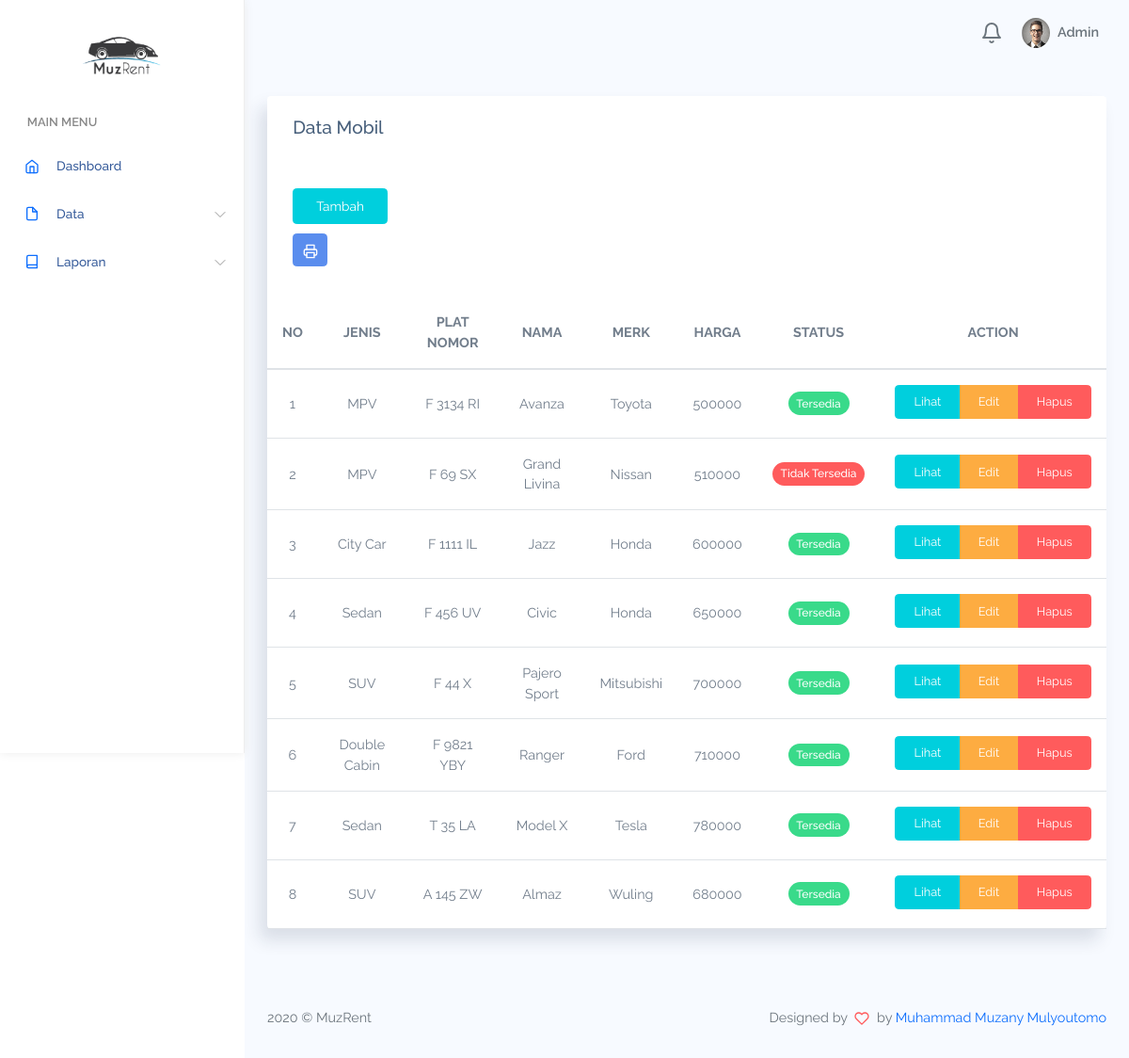
Screenshot of /admin/index.php?page=daftar-mobil (signed in) with the database file from the repository.
### tables this page shows
CREATE TABLE `mobil` (
  `id_mobil` int(11) NOT NULL,
  `id_jenis` int(4) NOT NULL,
  `no_mobil` varchar(10) NOT NULL,
  `merk` varchar(20) NOT NULL,
  `nama_mobil` varchar(30) NOT NULL,
  `gambar` varchar(100) NOT NULL,
  `harga` int(7) NOT NULL,
  `status` enum('0','1') NOT NULL
);

CREATE TABLE `jenis` (
  `id_jenis` int(4) NOT NULL,
  `nama` varchar(30) NOT NULL
);

### admin/page/daftar-mobil.php (the view, shortened to what this page needs)
<div class="row" id="table-hover-row">
  <div class="col-12">
    <div class="card">
      <div class="card-header">
        <h4 class="card-title">Data Mobil</h4>
      </div>
      <div class="card-content">
        <div class="card-body">
            <div class="buttons">
                <a href="?page=tambah-mobil" class="btn btn-info">Tambah</a>
            </div>
            <div class="buttons">
                <a onClick="window.print();return false" class="btn icon btn-primary"><i data-feather="printer"></i></a>
            </div>
        </div>
        <div class="table-responsive">
          <table class="table table-hover mb-0">
            <thead>
              <tr>
                <th>NO</th>
                <th>JENIS</th>
                <th>PLAT NOMOR</th>
                <th>NAMA</th>
                <th>MERK</th>
                <th>HARGA</th>
                <th>STATUS</th>
                <th>ACTION</th>
              </tr>
            </thead>
            <tbody>
              <?php $no = 1; ?>
              <?php if ($query=$connection->query("SELECT * FROM mobil JOIN jenis USING(id_jenis)")); ?>
              <?php while($row=$query->fetch_assoc()) { ?>
              <tr>
                <td class="text-bold-500"><?=$no++?></td>
                <td><?php echo $row["nama"]; ?></td>
                <td class="text-bold-500"><?php echo $row["no_mobil"]; ?></td>
                <td><?php echo $row["nama_mobil"]; ?></td>
                <td><?php echo $row["merk"]; ?></td>
                <td><?php echo $row["harga"]; ?></td>
                <td>
                    <div class="badges">
                        <span class="badge bg-<?=($row['status']) ? "success" : "danger" ?>"><?=($row['status']) ? "Tersedia" : "Tidak Tersedia" ?></span>
                    </div>
                </td>
                <td>
                      <div class="btn-group mb-1 btn-group-sm" role="group" aria-label="Basic example">
                            <a href="../assets/img/mobil/<?=$row['gambar']?>" class="btn btn-info btn-xs fancybox">Lihat</a>
                            <a href="?page=tambah-mobil&action=update&key=<?=$row['id_mobil']?>" class="btn btn-warning btn-xs">Edit</a>
                            <a href="?page=daftar-mobil&action=delete&key=<?=$row['id_mobil']?>" class="btn btn-danger btn-xs">Hapus</a>
                      </div>
                </td>
              </tr>
              <?php }  ?>
        </div>
        </div>
      </div>
    </div>
  </div>
</div>

### admin/index.php (shortened to what this page needs)
<?php
require_once "../koneksi.php";
?>
<!DOCTYPE html>
<html lang="en">
<head>
    <link rel="stylesheet" href="assets/css/bootstrap.css">
    <link rel="stylesheet" href="assets/fancybox/source/jquery.fancybox.css" type="text/css" media="screen" />
    <link rel="stylesheet" href="assets/fancybox/source/helpers/jquery.fancybox-buttons.css" type="text/css" media="screen" />
    <link rel="stylesheet" href="assets/fancybox/source/helpers/jquery.fancybox-thumbs.css" type="text/css" media="screen" />
    <link rel="stylesheet" href="assets/vendors/chartjs/Chart.min.css">
    <link rel="stylesheet" href="assets/vendors/perfect-scrollbar/perfect-scrollbar.css">
    <link rel="stylesheet" href="assets/css/app.css">
</head>
<body>
    <div id="app">
        <div id="sidebar" class='active'>
            <div class="sidebar-wrapper active">
                <div class="sidebar-header text-center">
                    <img src="assets/img/logo4.png" alt="" srcset="">
                </div>
                <div class="sidebar-menu">
                    <ul class="menu m-0">
                        <li class='sidebar-title'>Main Menu</li>
                        <li class="sidebar-item">
                            <a href="?page=home" class='sidebar-link'>
                                <i data-feather="home" width="20"></i>
                                <span>Dashboard</span>
                            </a>
                        </li>
                        <li class="sidebar-item has-sub">
                            <a href="#" class='sidebar-link'>
                                <i data-feather="file" width="20"></i>
                                <span>Data</span>
                            </a>
                        </li>
                        <li class="sidebar-item  has-sub">
                            <a href="#" class='sidebar-link'>
                                <i data-feather="book" width="20"></i>
                                <span>Laporan</span>
                            </a>
                        </li>
                    </ul>
                </div>
            </div>
            <div id="main">
                <nav class="navbar navbar-header navbar-expand navbar-light">
                    <div class="collapse navbar-collapse" id="navbarSupportedContent">
                        <ul class="navbar-nav d-flex align-items-center navbar-light ml-auto">
                            <li class="dropdown nav-icon">
                                <a href="#" data-toggle="dropdown" class="nav-link  dropdown-toggle nav-link-lg nav-link-user">
                                    <div class="d-lg-inline-block">
                                        <i data-feather="bell"></i>
                                    </div>
                                </a>
                            </li>
                            <li class="dropdown">
                                <a href="#" data-toggle="dropdown" class="nav-link dropdown-toggle nav-link-lg nav-link-user">
                                    <div class="avatar mr-1">
                                        <img src="assets/images/avatar/avatar-s-1.png" alt="" srcset="">
                                    </div>
                                    <div class="d-none d-md-block d-lg-inline-block"><?= ucfirst($_SESSION["admin"]["username"]) ?></div>
                                </a>
                            </li>
                        </ul>
                    </div>
                </nav>
                <div class="main-content container-fluid">
                    <section class="section">
                        <?php include adminPage($_ADMINPAGE); ?>
                </div>
                <footer>
                    <div class="footer clearfix mb-0 text-muted">
                        <div class="float-left">
                            <p>2020 &copy; MuzRent</p>
                        </div>
                        <div class="float-right">
                            <p>Designed by <span class='text-danger'><i data-feather="heart"></i></span> by <a href="#">Muhammad Muzany Mulyoutomo</a></p>
                        </div>
                    </div>
                </footer>
            </div>
        </div>
</body>
</html>

### admin/assets/css/app.css (style rules this page uses)
* { font-family: "Raleway"; }
#app { position: relative; }
#main { margin-left: 260px; background-color: #F7FAFF; min-height: 100vh; transition: margin-left 0.6s ease-out; }
#main .main-content { padding: 2rem 1.5rem; }
a { text-decoration: none; outline: 0; }
svg.feather, i { font-size: 14px; height: 1rem; }
footer { padding: 1rem 1.5rem; }
.avatar { display: inline-flex; border-radius: 50%; text-align: center; vertical-align: middle; position: relative; }
.avatar img { width: 32px; height: 32px; border-radius: 50%; }
.btn i, .btn svg { width: 16px; height: 16px; }
.btn.icon { padding: 0.4rem 0.6rem; }
.btn.icon svg { width: 16px; height: 16px; }
.btn.btn-primary { color: #fff; }
.btn.btn-danger { color: #fff; }
.btn.btn-warning { color: #fff; }
.btn.btn-info { color: #fff; }
.btn-group > .btn { border-radius: 0.267rem; }
.buttons .btn { margin: 0 10px 10px 0; }
.dropdown-toggle:after { color: #fff; }
#sidebar.active .sidebar-wrapper { left: 0; }
.sidebar-wrapper { width: 260px; height: 100vh; position: fixed; top: 0; z-index: 10; background-color: #fff; bottom: 0; border-right: 1px solid #eee; box-shadow: 0 0 10px #ececec; left: -260px; transition: left 0.6s ease-out; }
.sidebar-wrapper .sidebar-header { padding: 2rem 2rem 1rem; font-size: 2rem; font-weight: bold; }
.sidebar-wrapper .sidebar-header img { height: 2.5rem; }
.sidebar-wrapper .menu { padding-left: 0; margin-top: 2rem; }
.sidebar-wrapper .menu .sidebar-title { padding: 1.5rem 1.8rem 0.5rem; font-size: 0.8rem; font-weight: 600; color: #888; text-transform: uppercase; }
.sidebar-wrapper .menu .sidebar-link { display: block; padding: 0.7rem 1.5rem; font-size: 0.85rem; display: flex; align-items: center; transition: all 0.5s; }
.sidebar-wrapper .menu .sidebar-link > span { color: #053382; font-weight: 500; margin-left: 1rem; opacity: 0.8; }
.sidebar-wrapper .menu .sidebar-item { list-style: none; margin-top: 0.5rem; position: relative; }
.sidebar-wrapper .menu .sidebar-item.has-sub .sidebar-link:after { position: absolute; color: #ccc; right: 15px; top: 12px; display: block; }
.card { box-shadow: -8px 12px 18px 0 rgba(25, 42, 70, 0.13); margin-bottom: 2.2rem; }
.card .card-header { border: none; }
.card .card-header h4 { font-size: 1.2rem; }
.card .card-content { position: relative; }
.card .card-title { font-size: 1.2rem; }
.card .card-body { padding: 1.4rem 1.7rem; }
.navbar { height: 70px; padding: 1.5rem; }
.navbar .nav-link-user img { width: 30px; }
.navbar.navbar-header li { display: flex; align-items: center; }
.navbar.navbar-header li.nav-icon { margin-right: 0.4rem; }
.navbar.navbar-header li.nav-icon .nav-link { display: block; padding: 0.4rem; border-radius: 50%; }
.navbar.navbar-header .dropdown > a { color: #6c757d; font-weight: 600; }
.navbar.navbar-header .dropdown > a svg { height: 24px; width: 24px; }
.navbar.navbar-header .dropdown > a:after { display: none; }
.table td, .dataTable-table td, .table thead th, .dataTable-table thead th { vertical-align: middle; }
.table thead th, .dataTable-table thead th { border-bottom: 2px solid #475F7B; }

### rows the page displays
mobil: id_jenis.nama "MPV", no_mobil "F 3134 RI", nama_mobil "Avanza", merk "Toyota", harga "500000", status "Tersedia"
mobil: id_jenis.nama "MPV", no_mobil "F 69 SX", nama_mobil "Grand Livina", merk "Nissan", harga "510000", status "Tidak Tersedia"
mobil: id_jenis.nama "City Car", no_mobil "F 1111 IL", nama_mobil "Jazz", merk "Honda", harga "600000", status "Tersedia"
mobil: id_jenis.nama "Sedan", no_mobil "F 456 UV", nama_mobil "Civic", merk "Honda", harga "650000", status "Tersedia"
mobil: id_jenis.nama "SUV", no_mobil "F 44 X", nama_mobil "Pajero Sport", merk "Mitsubishi", harga "700000", status "Tersedia"
mobil: id_jenis.nama "Double Cabin", no_mobil "F 9821 YBY", nama_mobil "Ranger", merk "Ford", harga "710000", status "Tersedia"
mobil: id_jenis.nama "Sedan", no_mobil "T 35 LA", nama_mobil "Model X", merk "Tesla", harga "780000", status "Tersedia"
mobil: id_jenis.nama "SUV", no_mobil "A 145 ZW", nama_mobil "Almaz", merk "Wuling", harga "680000", status "Tersedia"

### other values shown
$_SESSION["admin"]["username"] "Admin"
